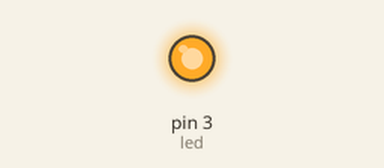
This sketch was run on a simulated Arduino Uno, built with avr-gcc and run on an emulated ATmega328P. Shown: output pins drawn as LEDs (lit = HIGH).

Above: at 0.2 s.
At 13.6 s:
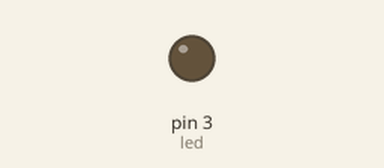
Timing chart, 0 to 15.9 s (numbered marks = the images above):
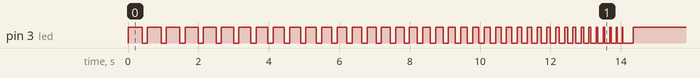

The sketch:

LED_BREAKS_TIME.ino
```cpp
int led = 3; // the pin the LED is connected to
int decreasing = 400;
int increasing = 150;
void setup() {
  pinMode(led, OUTPUT); // Declare the LED as an output
}

void loop() {
  digitalWrite(led, HIGH); // Turn the LED on
  delay(decreasing);
  digitalWrite(led, LOW);
  delay(increasing);
  decreasing = decreasing - 10;
}
```

Measured:
- by itself, pin 3 (led): LOW → HIGH at 0.00 s, → LOW 0.40 s later, → HIGH 0.15 s later, → LOW 0.39 s later, … (81 changes in this stretch)
